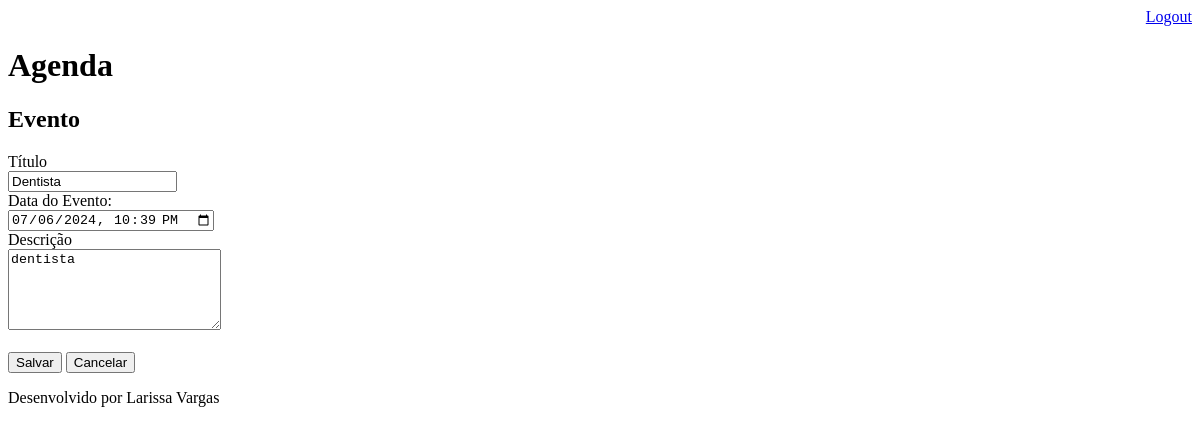
The app's page /agenda/evento/?id=7 (signed in), older data.
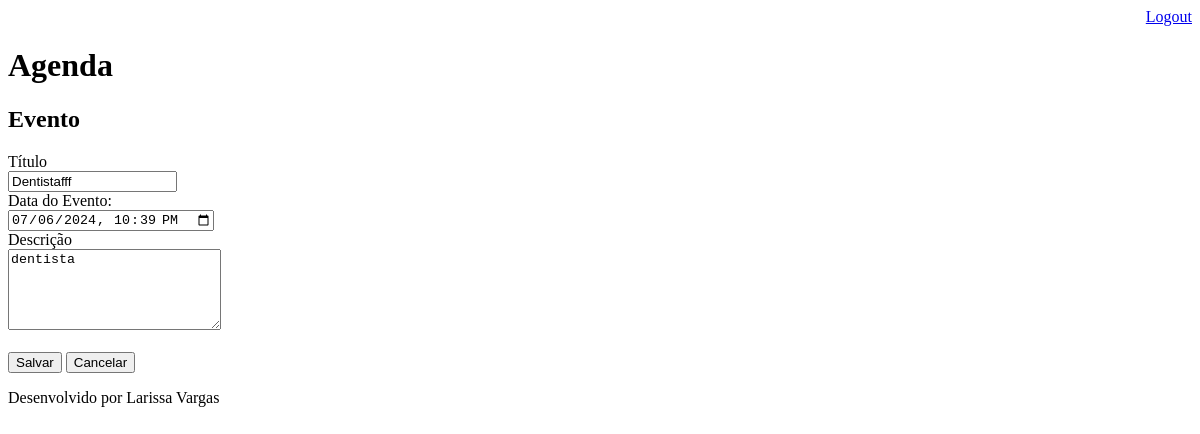
The same page, newer data.
### core/models.py (models this page shows, shortened)
class Evento(models.Model):
    titulo = models.CharField(max_length=100)
    descricao = models.TextField(blank=True, null=True)
    data_evento = models.DateTimeField(verbose_name="Data do Evento")
    data_criacao = models.DateTimeField(auto_now=True)
    usuario = models.ForeignKey(User,on_delete=models.CASCADE)
    class Meta:
        db_table = "evento"
    def get_data_input_evento(self):
        return self.data_evento.strftime('%Y-%m-%dT%H:%M')

### core/views.py (the view)
# urls.py: path('agenda/evento/', views.evento),
@login_required(login_url='/login/')
def evento (request):
    id_evento = request.GET.get('id')
    dados = {}
    if id_evento:
        dados['evento'] = Evento.objects.get(id=id_evento)
    return  render (request, 'evento.html', dados)

### templates/evento.html (shortened to what this page needs)
{% extends "model-page.html" %}
{% block content %}
<h2>Evento</h2>
<form action="submit" method="POST">{% csrf_token %}
    <label>Título</label>
    <br>
    <input type="text" name="titulo" size="18" value="{{ evento.titulo }}">
    <br>
    <label>Data do Evento: </label>
    <br>
    <input type="datetime-local" name="data_evento" value="{{ evento.get_data_input_evento }}">
    <br>
    <label>Descrição</label>
    <br>
    <textarea name="descricao" rows="5" cols="24" >{{ evento.descricao }}</textarea>
    <br><br>
    <button type="submit">Salvar</button>
    <a href="/">
    <button type="button">Cancelar</button>
    </a>
</form>
{% endblock %}

Row changes from the older to the newer data that the page shows:
changed Evento "dentista": titulo "Dentista" → "Dentistafff"
